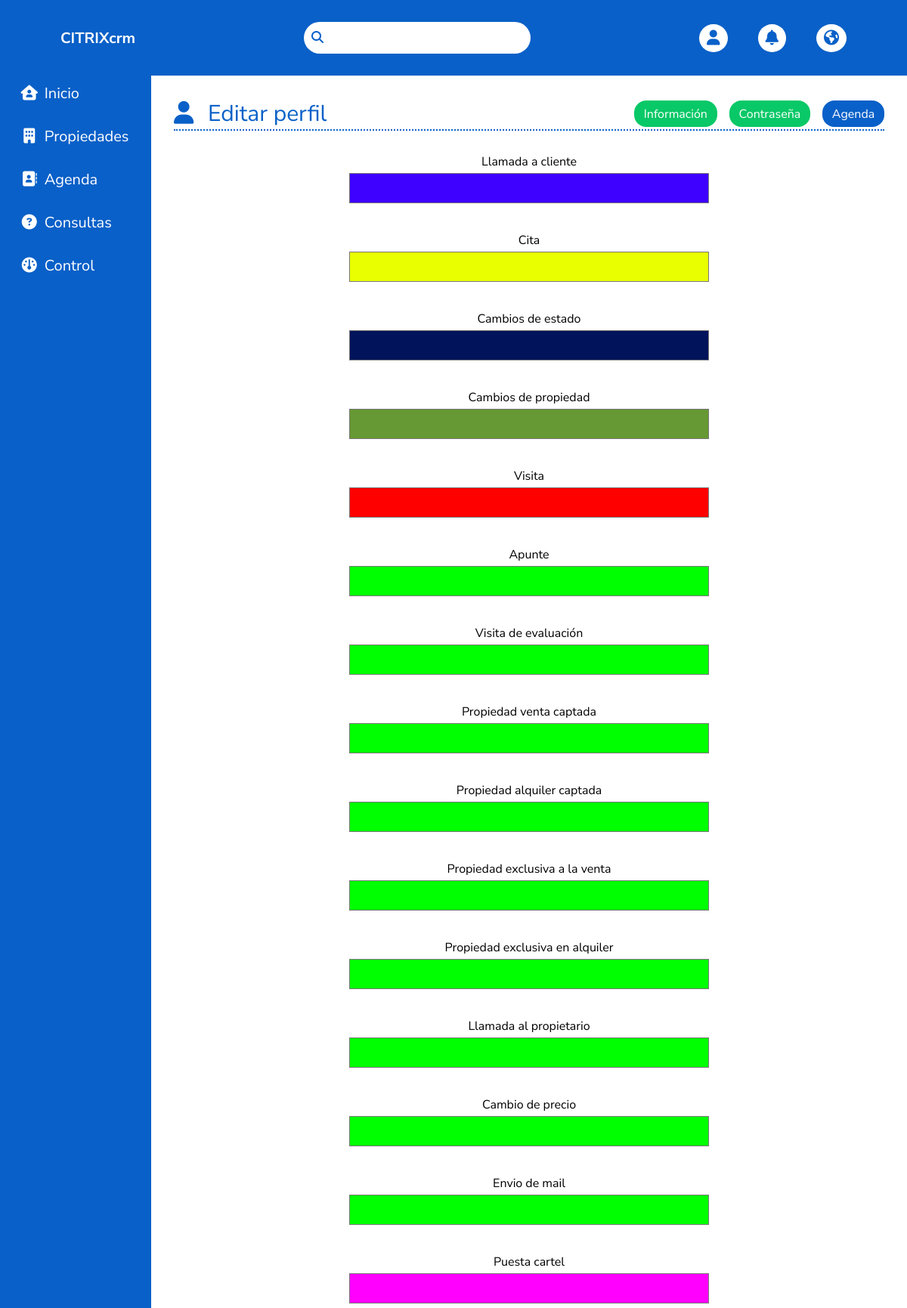
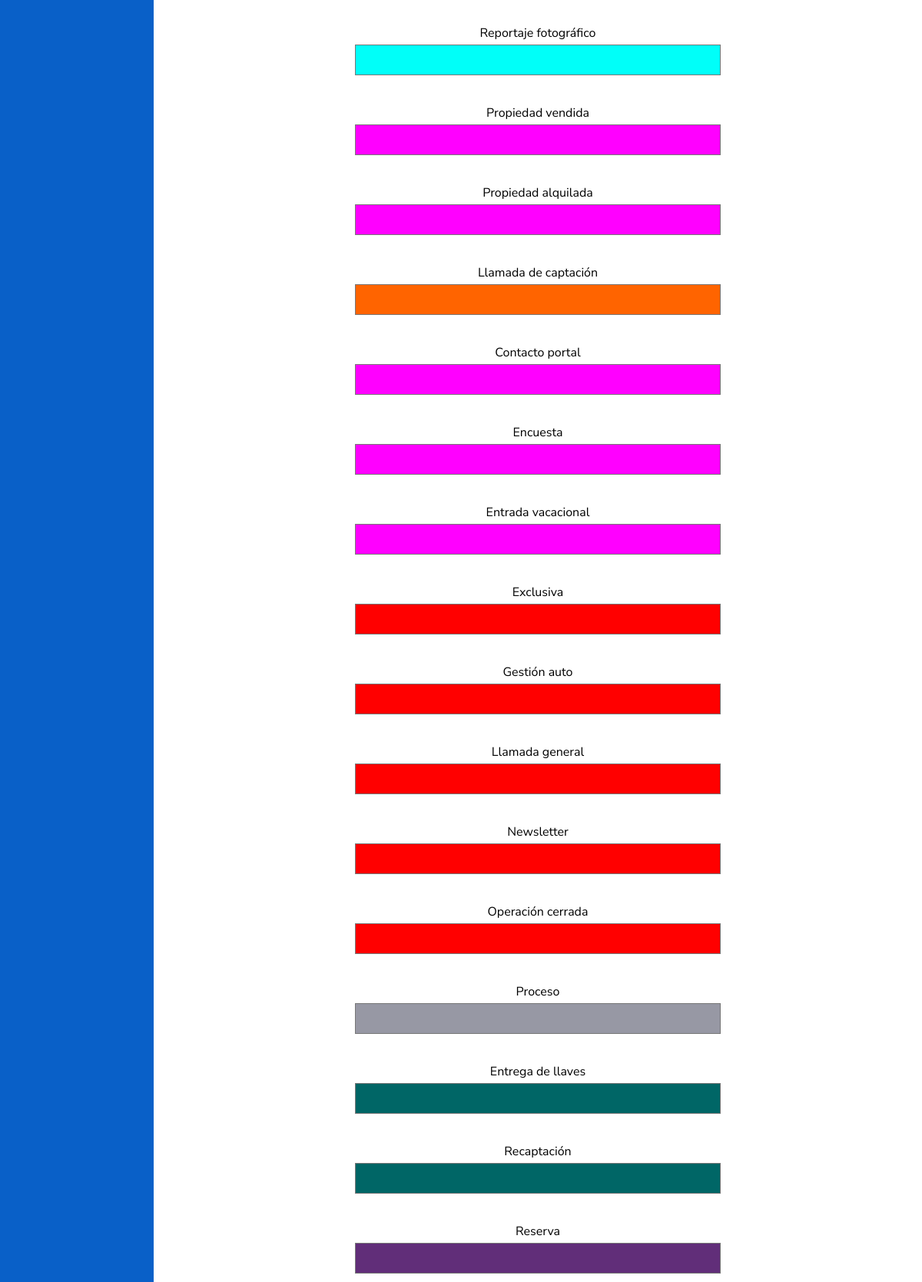
The app's page /editarperfil.php?pagina=agenda (signed in, upper part) with its own data (2 pictures, top to bottom).
### tables this page shows
CREATE TABLE `wp_agenda_tipo_tarea` (
  `id` int(10) unsigned NOT NULL AUTO_INCREMENT,
  `nombre` varchar(500) DEFAULT NULL,
  `color_background_default` varchar(10) DEFAULT NULL,
  `color_texto_default` varchar(10) DEFAULT NULL,
  `grupo_tipo_tarea_id` int(10) unsigned NOT NULL DEFAULT '0',
  `habilitada` tinyint(1) unsigned NOT NULL DEFAULT '1',
  `ticker` varchar(500) NOT NULL DEFAULT '',
  `seguimiento_post_insert` tinyint(1) unsigned DEFAULT NULL,
  `seguimiento_post_update` tinyint(1) unsigned DEFAULT NULL,
  `datetime_consulta` varchar(200) DEFAULT NULL,
  PRIMARY KEY (`id`)
);

CREATE TABLE `wp_agenda_tipo_tarea_custom_colors` (
  `id` int(10) unsigned NOT NULL AUTO_INCREMENT,
  `tipo_tarea_id` int(10) unsigned NOT NULL DEFAULT '0',
  `color_background` varchar(10) DEFAULT NULL,
  `color_texto` varchar(10) DEFAULT NULL,
  `user_id` int(10) unsigned NOT NULL DEFAULT '0',
  PRIMARY KEY (`id`),
  UNIQUE KEY `user_id` (`user_id`,`tipo_tarea_id`),
  KEY `user_id_2` (`user_id`)
);

### editarperfil.php (the view, shortened to what this page needs)
<?php include 'header.php' ?>
<?php include 'sidebar.php' ?>
        <main class="main" id="main">
            <div class="main__container">
                <div class="main__container__top">
                    <div class="main__title"><i class="fa-solid fa-user main__h1--emoji"></i><h1 class="main__h1">Editar perfil</h1></div>
                    <div class="main__buttons">
                        <a class="main__buttons__button <?php if($_GET['pagina']== 'info'){ echo 'main__buttons__button--active';}?>" href="editarperfil.php">Información</a>
                        <a class="main__buttons__button <?php if($_GET['pagina']== 'contrasena'){ echo 'main__buttons__button--active';}?>" href="editarperfil.php?pagina=contrasena">Contraseña</a>
                        <a class="main__buttons__button <?php if($_GET['pagina']== 'agenda'){ echo 'main__buttons__button--active';}?>" href="editarperfil.php?pagina=agenda">Agenda</a>
                    </div>
                </div>
                <div class="main__decoration"></div>
                <?php if($_GET['pagina']== 'agenda'){?>
                    <div class="main__perfil">
                        <?php
                        $sentencia = $connect->prepare("SELECT a.id, a.nombre,
                        b.tipo_tarea_id, b.color_background, b.user_id,
                        a.id as a_id, a.nombre as a_nombre,
                        b.tipo_tarea_id as b_tipo_tarea_id, b.color_background as b_color_background, b.user_id as b_user_id
                        FROM wp_agenda_tipo_tarea a
                        LEFT JOIN wp_agenda_tipo_tarea_custom_colors b ON a.id = b.tipo_tarea_id
                        WHERE b.user_id = '".$idAgente."'") or die('query failed');
                        $sentencia->execute();
                        $list_consultas = $sentencia->fetchAll();
                        if($list_consultas){?>
                        <form class="main__perfil__container" method="POST" action="backend/editar.php?page=perfilagenda">
                        <?php   foreach($list_consultas as $consulta){
                                $nombre = ucfirst($consulta['a_nombre']);
                                $color = $consulta['b_color_background'];?>
                            <div class="perfil__bloque">
                                <span class="perfil__bloque__fake-label--color"><?php echo $nombre;?></span>
                                <div class="perfil__bloque__content--color">
                                    <input type="color" name="color[]" value="<?php echo $color;?>" class="perfil__bloque__content__color">
                                </div>
                            </div>
                            <?php };
                            }else{?>
                            <?php $sentencia = $connect->prepare("SELECT * FROM wp_agenda_tipo_tarea") or die('query failed');
                                $sentencia->execute();
                                $list_consultas = $sentencia->fetchAll();
                                foreach($list_consultas as $consulta){
                                    $id = $consulta['id'];
                                    $nombre = ucfirst($consulta['nombre']);
                                    $color = $consulta['color_background_default'];?>
                                <div class="perfil__bloque">
                                    <span class="perfil__bloque__fake-label--color"><?php echo $nombre;?></span>
                                    <div class="perfil__bloque__content--color">
                                    <input type="color" name="color[]" value="<?php echo $color;?>" class="perfil__bloque__content__color">
                                    </div>
                                </div>
                            <?php }; };?>
                        </form>
                    </div>
                <?php }?>
                </div>
            </div>
</body>
</html>

### global.css (style rules this page uses)
:root { --color-principal-scrollbar:#09c867; --color-secundario-scrollbar:#0960c8; --color-body-selection:#09c867; --color-principal-header:#0960c8 ; --color-secundario-header:white; --color-terciario-header:#09c867; --color-principal-sidebar:#0960c8; --color-secundario-sidebar:white; --color-terciario-sidebar:#09c867; --body-color: #aecdf3; --body-select-hover-checked:#09c86881; --color-principal-main:#0960c8; --color-secundario-main:#09c867; --color-terciario-main:white; }
body { min-height: 100vh; font-family: 'Nunito Sans', sans-serif; margin: 0 auto; }
a { text-decoration: none; }
.main { padding: 6.25em 0 0 12.5em; }
.main__container { min-height: 100vh; padding: 3%; background-color:white; }
.main__decoration { content: ''; width: 100%; border-top: 0.125em dotted var(--color-principal-main); }

### editarperfil.css (style rules this page uses)
:root { --color-principal-scrollbar: #09c867; --color-secundario-scrollbar: #0960c8; --color-body-selection: #09c867; --color-principal-header: #0960c8; --color-secundario-header: white; --color-terciario-header: #09c867; --color-principal-sidebar: #0960c8; --color-secundario-sidebar: white; --color-terciario-sidebar: #09c867; --body-color: #aecdf3; --body-select-hover-checked: #09c86881; --color-principal-main: #0960c8; --color-secundario-main: #09c867; --color-terciario-main: white; }
.main__container__top { display: flex; flex-direction: row; justify-content: space-between; align-items: center; flex-wrap: wrap; }
.main__buttons { display: flex; flex-direction: row; gap: 1em; }
.main__buttons__button { color: var(--color-terciario-main); background-color: var(--color-secundario-main); padding: 0.413em 0.8em; border-radius: 16px; font-size: 1em; text-align: center; cursor: pointer; }
.main__buttons__button--active { background-color: var(--color-principal-main); pointer-events: none; user-select: none; }
.main__h1--emoji { color: var(--color-principal-main); font-size: 1.875em; margin-right: 0.625em; }
.main__h1 { display: inline-block; font-size: 1.875em; color: var(--color-principal-main); }
.main__perfil { margin: 1.875em 1em; }
.main__perfil__container { display: flex; flex-direction: column; gap: 2em; justify-content: center; align-items: center; width: 30em; margin: 0 auto; }
.perfil__bloque { width: 100%; text-align: center; }
.perfil__bloque__content__color { appearance: auto; width: 100%; height: 3em; cursor: pointer; border: none; margin: 0; }

### records on screen
wp_agenda_tipo_tarea: nombre "Llamada a cliente", color_background "#3e00ff"
wp_agenda_tipo_tarea: nombre "Cita", color_background "#e9ff00"
wp_agenda_tipo_tarea: nombre "Cambios de estado", color_background "#00135b"
wp_agenda_tipo_tarea: nombre "Cambios de propiedad", color_background "#669933"
wp_agenda_tipo_tarea: nombre "Visita", color_background "#ff0000"
wp_agenda_tipo_tarea: nombre "Apunte", color_background "#00ff00"
wp_agenda_tipo_tarea: nombre "Visita de evaluación", color_background "#00ff00"
wp_agenda_tipo_tarea: nombre "Propiedad venta captada", color_background "#00ff00"
wp_agenda_tipo_tarea: nombre "Propiedad alquiler captada", color_background "#00ff00"
wp_agenda_tipo_tarea: nombre "Propiedad exclusiva a la venta", color_background "#00ff00"
wp_agenda_tipo_tarea: nombre "Propiedad exclusiva en alquiler", color_background "#00ff00"
wp_agenda_tipo_tarea: nombre "Llamada al propietario", color_background "#00ff00"
wp_agenda_tipo_tarea: nombre "Cambio de precio", color_background "#00ff00"
wp_agenda_tipo_tarea: nombre "Envio de mail", color_background "#00ff00"
wp_agenda_tipo_tarea: nombre "Puesta cartel", color_background "#ff00ff"
wp_agenda_tipo_tarea: nombre "Reportaje fotográfico", color_background "#00fff9"
wp_agenda_tipo_tarea: nombre "Propiedad vendida", color_background "#ff00ff"
wp_agenda_tipo_tarea: nombre "Propiedad alquilada", color_background "#ff00ff"
wp_agenda_tipo_tarea: nombre "Llamada de captación", color_background "#ff6400"
wp_agenda_tipo_tarea: nombre "Contacto portal", color_background "#ff00ff"
wp_agenda_tipo_tarea: nombre "Encuesta", color_background "#ff00ff"
wp_agenda_tipo_tarea: nombre "Entrada vacacional", color_background "#ff00ff"
wp_agenda_tipo_tarea: nombre "Exclusiva", color_background "#ff0000"
wp_agenda_tipo_tarea: nombre "Gestión auto", color_background "#ff0000"
wp_agenda_tipo_tarea: nombre "Llamada general", color_background "#ff0000"
wp_agenda_tipo_tarea: nombre "Newsletter", color_background "#ff0000"
wp_agenda_tipo_tarea: nombre "Operación cerrada", color_background "#ff0000"
wp_agenda_tipo_tarea: nombre "Proceso", color_background "#9798a4"
wp_agenda_tipo_tarea: nombre "Entrega de llaves", color_background "#006666"
wp_agenda_tipo_tarea: nombre "Recaptación", color_background "#006666"
wp_agenda_tipo_tarea: nombre "Reserva", color_background "#612e79"
